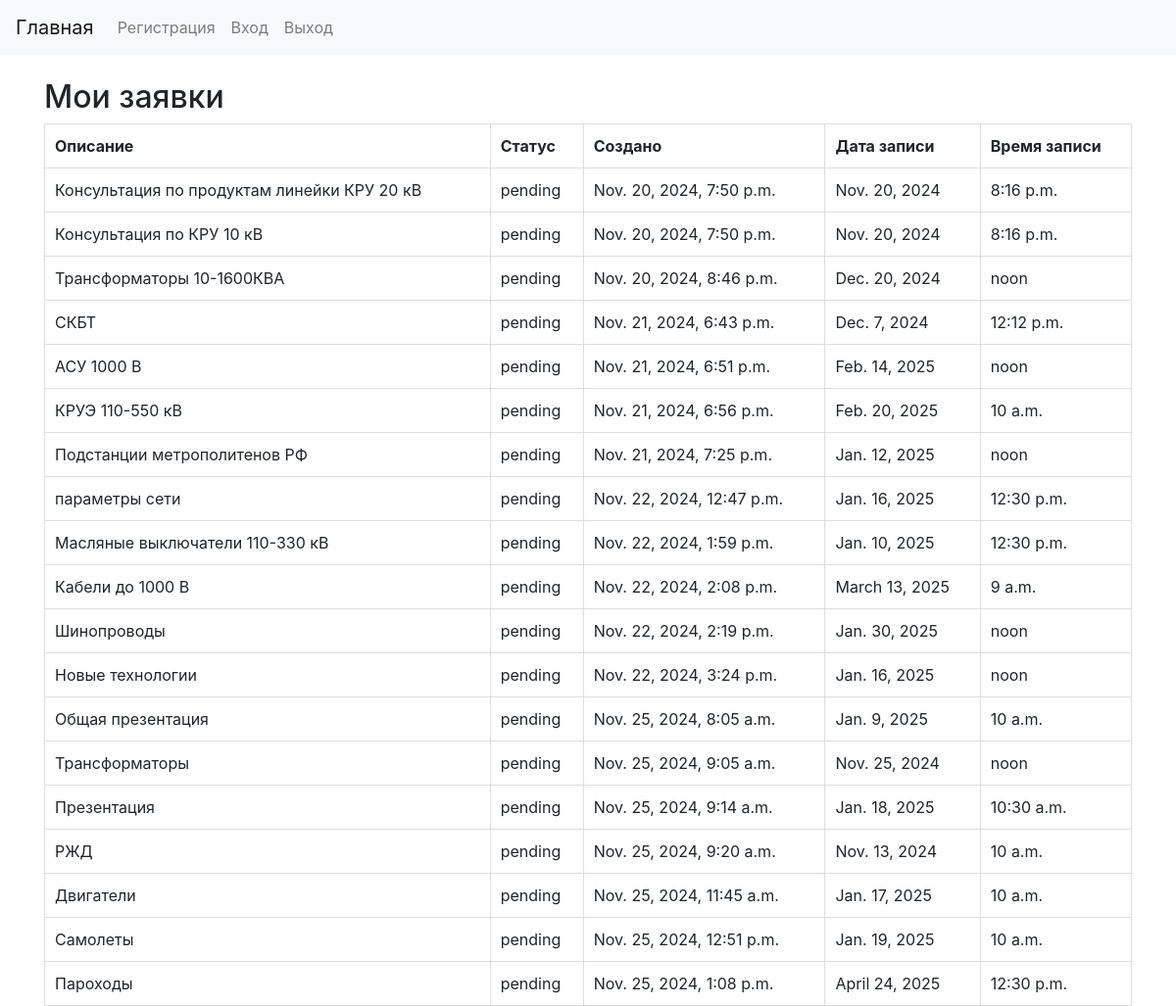
Screenshot of /my_requests/ (signed in) with the database file from the repository.
### appointments/models.py (models this page shows, shortened)
class ConsultationRequest(models.Model):
    objects = None
    user = models.ForeignKey(User, on_delete=models.CASCADE)
    description = models.TextField()
    status = models.CharField(max_length=20, default='pending')  # статус
    created_at = models.DateTimeField(auto_now_add=True)
    appointment_date = models.DateField()  # Поле для даты
    appointment_time = models.TimeField()  # Поле для времени

### appointments/views.py (the view)
# urls.py: path('my_requests/', my_requests_view, name='my_requests'),
@login_required
def my_requests_view(request):
    requests = ConsultationRequest.objects.filter(user=request.user)
    logger.info(f'Пользователь {request.user.email} просматривает свои заявки')
    return render(request, 'appointments/my_requests.html', {'requests': requests})

### appointments/templates/appointments/my_requests.html
{% extends 'appointments/base.html' %}
{% block content %}
<h2>Мои заявки</h2>
<table style="border-collapse: collapse; width: 100%;">
    <thead>
        <tr>
            <th style="padding: 10px; border: 1px solid #ddd;">Описание</th>
            <th style="padding: 10px; border: 1px solid #ddd;">Статус</th>
            <th style="padding: 10px; border: 1px solid #ddd;">Создано</th>
            <th style="padding: 10px; border: 1px solid #ddd;">Дата записи</th>
            <th style="padding: 10px; border: 1px solid #ddd;">Время записи</th>
        </tr>
    </thead>
    <tbody>
        {% for request in requests %}
            <tr>
                <td style="padding: 10px; border: 1px solid #ddd;">{{ request.description }}</td>
                <td style="padding: 10px; border: 1px solid #ddd;">{{ request.status }}</td>
                <td style="padding: 10px; border: 1px solid #ddd;">{{ request.created_at }}</td>
                <td style="padding: 10px; border: 1px solid #ddd;">{{ request.appointment_date }}</td>
                <td style="padding: 10px; border: 1px solid #ddd;">{{ request.appointment_time }}</td>
            </tr>
        {% endfor %}
    </tbody>
</table>
{% endblock %}

### rows the page displays
ConsultationRequest: description "Консультация по продуктам линейки КРУ 20 кВ", status "pending", created_at "Nov. 20, 2024, 7:50 p.m.", appointment_date "Nov. 20, 2024", appointment_time "8:16 p.m."
ConsultationRequest: description "Консультация по КРУ 10 кВ", status "pending", created_at "Nov. 20, 2024, 7:50 p.m.", appointment_date "Nov. 20, 2024", appointment_time "8:16 p.m."
ConsultationRequest: description "Трансформаторы 10-1600КВА", status "pending", created_at "Nov. 20, 2024, 8:46 p.m.", appointment_date "Dec. 20, 2024", appointment_time "noon"
ConsultationRequest: description "СКБТ", status "pending", created_at "Nov. 21, 2024, 6:43 p.m.", appointment_date "Dec. 7, 2024", appointment_time "12:12 p.m."
ConsultationRequest: description "АСУ 1000 В", status "pending", created_at "Nov. 21, 2024, 6:51 p.m.", appointment_date "Feb. 14, 2025", appointment_time "noon"
ConsultationRequest: description "КРУЭ 110-550 кВ", status "pending", created_at "Nov. 21, 2024, 6:56 p.m.", appointment_date "Feb. 20, 2025", appointment_time "10 a.m."
ConsultationRequest: description "Подстанции метрополитенов РФ", status "pending", created_at "Nov. 21, 2024, 7:25 p.m.", appointment_date "Jan. 12, 2025", appointment_time "noon"
ConsultationRequest: description "параметры сети", status "pending", created_at "Nov. 22, 2024, 12:47 p.m.", appointment_date "Jan. 16, 2025", appointment_time "12:30 p.m."
ConsultationRequest: description "Масляные выключатели 110-330 кВ", status "pending", created_at "Nov. 22, 2024, 1:59 p.m.", appointment_date "Jan. 10, 2025", appointment_time "12:30 p.m."
ConsultationRequest: description "Кабели до 1000 В", status "pending", created_at "Nov. 22, 2024, 2:08 p.m.", appointment_date "March 13, 2025", appointment_time "9 a.m."
ConsultationRequest: description "Шинопроводы", status "pending", created_at "Nov. 22, 2024, 2:19 p.m.", appointment_date "Jan. 30, 2025", appointment_time "noon"
ConsultationRequest: description "Новые технологии", status "pending", created_at "Nov. 22, 2024, 3:24 p.m.", appointment_date "Jan. 16, 2025", appointment_time "noon"
ConsultationRequest: description "Общая презентация", status "pending", created_at "Nov. 25, 2024, 8:05 a.m.", appointment_date "Jan. 9, 2025", appointment_time "10 a.m."
ConsultationRequest: description "Трансформаторы", status "pending", created_at "Nov. 25, 2024, 9:05 a.m.", appointment_date "Nov. 25, 2024", appointment_time "noon"
ConsultationRequest: description "Презентация", status "pending", created_at "Nov. 25, 2024, 9:14 a.m.", appointment_date "Jan. 18, 2025", appointment_time "10:30 a.m."
ConsultationRequest: description "РЖД", status "pending", created_at "Nov. 25, 2024, 9:20 a.m.", appointment_date "Nov. 13, 2024", appointment_time "10 a.m."
ConsultationRequest: description "Двигатели", status "pending", created_at "Nov. 25, 2024, 11:45 a.m.", appointment_date "Jan. 17, 2025", appointment_time "10 a.m."
ConsultationRequest: description "Cамолеты", status "pending", created_at "Nov. 25, 2024, 12:51 p.m.", appointment_date "Jan. 19, 2025", appointment_time "10 a.m."
ConsultationRequest: description "Пароходы", status "pending", created_at "Nov. 25, 2024, 1:08 p.m.", appointment_date "April 24, 2025", appointment_time "12:30 p.m."
